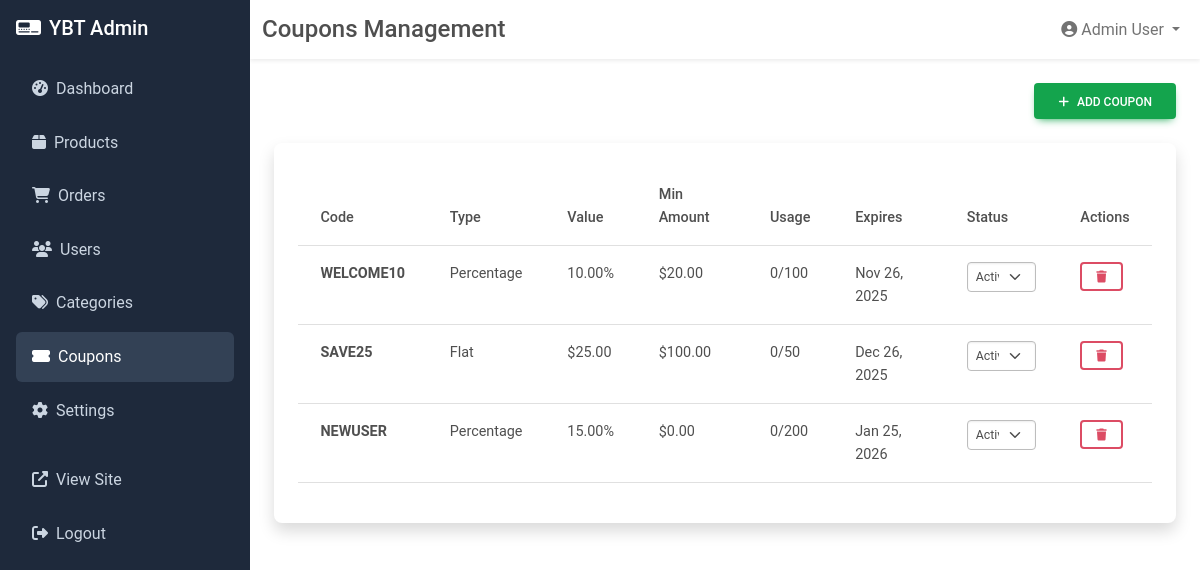
Page /admin/coupons.php (signed in) on the committed database.
### tables this page shows
CREATE TABLE `users` (
  `id` int(11) NOT NULL AUTO_INCREMENT,
  `name` varchar(255) NOT NULL,
  `email` varchar(255) NOT NULL,
  `password` varchar(255) NOT NULL,
  `role` enum('user','admin','super_admin') DEFAULT 'user',
  `status` enum('active','blocked','pending') DEFAULT 'active',
  `email_verified` tinyint(1) DEFAULT 0,
  `verification_token` varchar(255) DEFAULT NULL,
  `reset_token` varchar(255) DEFAULT NULL,
  `reset_expires` timestamp NULL DEFAULT NULL,
  `last_login` timestamp NULL DEFAULT NULL,
  `created_at` timestamp DEFAULT CURRENT_TIMESTAMP,
  `updated_at` timestamp DEFAULT CURRENT_TIMESTAMP ON UPDATE CURRENT_TIMESTAMP,
  PRIMARY KEY (`id`),
  UNIQUE KEY `email` (`email`),
  KEY `idx_email` (`email`),
  KEY `idx_role` (`role`),
  KEY `idx_status` (`status`)
);

CREATE TABLE `coupons` (
  `id` int(11) NOT NULL AUTO_INCREMENT,
  `code` varchar(50) NOT NULL,
  `type` enum('percentage','flat') NOT NULL DEFAULT 'percentage',
  `value` decimal(10,2) NOT NULL,
  `minimum_amount` decimal(10,2) DEFAULT 0.00,
  `maximum_discount` decimal(10,2) DEFAULT NULL,
  `usage_limit` int(11) DEFAULT NULL,
  `used_count` int(11) DEFAULT 0,
  `user_limit` int(11) DEFAULT NULL,
  `expires_at` timestamp NULL DEFAULT NULL,
  `status` enum('active','inactive','expired') DEFAULT 'active',
  `created_at` timestamp DEFAULT CURRENT_TIMESTAMP,
  `updated_at` timestamp DEFAULT CURRENT_TIMESTAMP ON UPDATE CURRENT_TIMESTAMP,
  PRIMARY KEY (`id`),
  UNIQUE KEY `code` (`code`),
  KEY `idx_status` (`status`),
  KEY `idx_expires_at` (`expires_at`)
);

CREATE TABLE `settings` (
  `id` int(11) NOT NULL AUTO_INCREMENT,
  `setting_key` varchar(255) NOT NULL,
  `setting_value` longtext,
  `setting_type` enum('text','number','boolean','json') DEFAULT 'text',
  `description` text,
  `created_at` timestamp DEFAULT CURRENT_TIMESTAMP,
  `updated_at` timestamp DEFAULT CURRENT_TIMESTAMP ON UPDATE CURRENT_TIMESTAMP,
  PRIMARY KEY (`id`),
  UNIQUE KEY `setting_key` (`setting_key`)
);

### includes/functions.php (called while the page is built, shortened)
<?php
function getUserById($id) {
    global $pdo;
    $stmt = $pdo->prepare("SELECT * FROM users WHERE id = ?");
    $stmt->execute([$id]);
    return $stmt->fetch();
}
function getSetting($key, $default = null) {
    global $pdo;
    $stmt = $pdo->prepare("SELECT setting_value FROM settings WHERE setting_key = ?");
    $stmt->execute([$key]);
    $result = $stmt->fetchColumn();
    return $result !== false ? $result : $default;
}
function formatPrice($amount, $currency = null) {
    if (!$currency) {
        $currency = getSetting('currency', 'USD');
    }
    $symbols = [
        'USD' => '$',
        'EUR' => '€',
        'GBP' => '£',
        'INR' => '₹'
    ];
    $symbol = $symbols[$currency] ?? $currency . ' ';
    return $symbol . number_format($amount, 2);
}
?>

### admin/coupons.php (the view, shortened to what this page needs)
<?php
require_once '../config/database.php';
require_once '../includes/functions.php';
$user = getUserById($_SESSION['user_id']);
$stmt = $pdo->query("SELECT * FROM coupons ORDER BY created_at DESC");
$coupons = $stmt->fetchAll();
?>
<!DOCTYPE html>
<html lang="en">
<head>
    <link href="https://cdnjs.cloudflare.com/ajax/libs/mdb-ui-kit/6.4.2/mdb.min.css" rel="stylesheet">
    <link href="https://cdnjs.cloudflare.com/ajax/libs/font-awesome/6.4.0/css/all.min.css" rel="stylesheet">
</head>
<body>
    <nav class="sidebar position-fixed top-0 start-0 d-none d-md-block" style="width: 250px; z-index: 1000;">
        <div class="p-3">
            <h5 class="text-white mb-4"><i class="fas fa-digital-tachograph me-2"></i>YBT Admin</h5>
            <ul class="nav flex-column">
                <li class="nav-item"><a class="nav-link" href="index.php"><i class="fas fa-tachometer-alt me-2"></i>Dashboard</a></li>
                <li class="nav-item"><a class="nav-link" href="products.php"><i class="fas fa-box me-2"></i>Products</a></li>
                <li class="nav-item"><a class="nav-link" href="orders.php"><i class="fas fa-shopping-cart me-2"></i>Orders</a></li>
                <li class="nav-item"><a class="nav-link" href="users.php"><i class="fas fa-users me-2"></i>Users</a></li>
                <li class="nav-item"><a class="nav-link" href="categories.php"><i class="fas fa-tags me-2"></i>Categories</a></li>
                <li class="nav-item"><a class="nav-link active" href="coupons.php"><i class="fas fa-ticket-alt me-2"></i>Coupons</a></li>
                <li class="nav-item"><a class="nav-link" href="settings.php"><i class="fas fa-cog me-2"></i>Settings</a></li>
                <li class="nav-item mt-3"><a class="nav-link" href="../index.php" target="_blank"><i class="fas fa-external-link-alt me-2"></i>View Site</a></li>
                <li class="nav-item"><a class="nav-link" href="../auth/logout.php"><i class="fas fa-sign-out-alt me-2"></i>Logout</a></li>
            </ul>
        </div>
    </nav>
    <div class="main-content">
        <nav class="navbar navbar-expand-lg navbar-light bg-white shadow-sm">
            <div class="container-fluid">
                <h4 class="mb-0">Coupons Management</h4>
                <div class="navbar-nav ms-auto">
                    <div class="nav-item dropdown">
                        <a class="nav-link dropdown-toggle" href="#" role="button" data-mdb-toggle="dropdown">
                            <i class="fas fa-user-circle me-1"></i><?php echo htmlspecialchars($user['name']); ?>
                        </a>
                    </div>
                </div>
            </div>
        </nav>
        <div class="container-fluid p-4">
            <div class="row mb-4">
                <div class="col-12 text-end">
                    <button class="btn btn-success" data-mdb-toggle="modal" data-mdb-target="#addCouponModal">
                        <i class="fas fa-plus me-2"></i>Add Coupon
                    </button>
                </div>
            </div>
            <div class="card shadow">
                <div class="card-body">
                    <div class="table-responsive">
                        <table class="table table-hover">
                            <thead>
                                <tr>
                                    <th>Code</th>
                                    <th>Type</th>
                                    <th>Value</th>
                                    <th>Min Amount</th>
                                    <th>Usage</th>
                                    <th>Expires</th>
                                    <th>Status</th>
                                    <th>Actions</th>
                                </tr>
                            </thead>
                            <tbody>
                                <?php foreach ($coupons as $coupon): ?>
                                    <tr>
                                        <td><strong><?php echo htmlspecialchars($coupon['code']); ?></strong></td>
                                        <td><?php echo ucfirst($coupon['type']); ?></td>
                                        <td>
                                            <?php if ($coupon['type'] == 'percentage'): ?>
                                                <?php echo $coupon['value']; ?>%
                                            <?php else: ?>
                                                <?php echo formatPrice($coupon['value']); ?>
                                            <?php endif; ?>
                                        </td>
                                        <td><?php echo formatPrice($coupon['minimum_amount']); ?></td>
                                        <td><?php echo $coupon['used_count']; ?>/<?php echo $coupon['usage_limit'] ?: '∞'; ?></td>
                                        <td><?php echo $coupon['expires_at'] ? date('M j, Y', strtotime($coupon['expires_at'])) : 'Never'; ?></td>
                                        <td>
                                            <select class="form-select form-select-sm" onchange="updateStatus(<?php echo $coupon['id']; ?>, this.value)">
                                                <option value="active" <?php echo $coupon['status'] == 'active' ? 'selected' : ''; ?>>Active</option>
                                            </select>
                                        </td>
                                        <td>
                                            <button class="btn btn-outline-danger btn-sm" onclick="deleteCoupon(<?php echo $coupon['id']; ?>)">
                                                <i class="fas fa-trash"></i>
                                            </button>
                                        </td>
                                    </tr>
                                <?php endforeach; ?>
                            </tbody>
                        </table>
                    </div>
                </div>
            </div>
        </div>
    </div>
</body>
</html>

### admin/coupons.php (style rules this page uses)
.sidebar { min-height: 100vh; background: #1e293b; }
.sidebar .nav-link { color: #cbd5e1; padding: 0.75rem 1rem; border-radius: 0.375rem; margin-bottom: 0.25rem; }
.sidebar .nav-link:hover, .sidebar .nav-link.active { background: #334155; color: white; }
.main-content { margin-left: 250px; }

### rows in the picture
users: name "Admin User"
coupons: code "WELCOME10", type "Percentage", value "10.00", minimum_amount.setting_value "$20.00", used_count "0", usage_limit "100", expires_at "Nov 26, 2025", status+id "Active"
coupons: code "SAVE25", type "Flat", value.setting_value "$25.00", minimum_amount.setting_value "$100.00", used_count "0", usage_limit "50", expires_at "Dec 26, 2025", status+id "Active"
coupons: code "NEWUSER", type "Percentage", value "15.00", minimum_amount.setting_value "$0.00", used_count "0", usage_limit "200", expires_at "Jan 25, 2026", status+id "Active"
